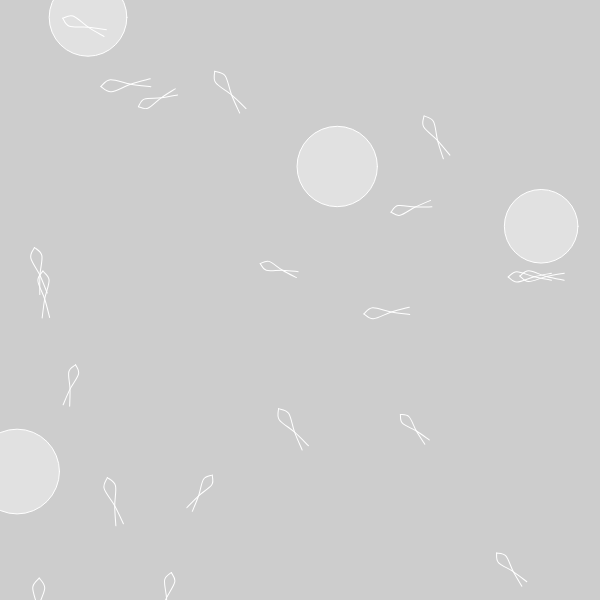
Frame 1 (no input)
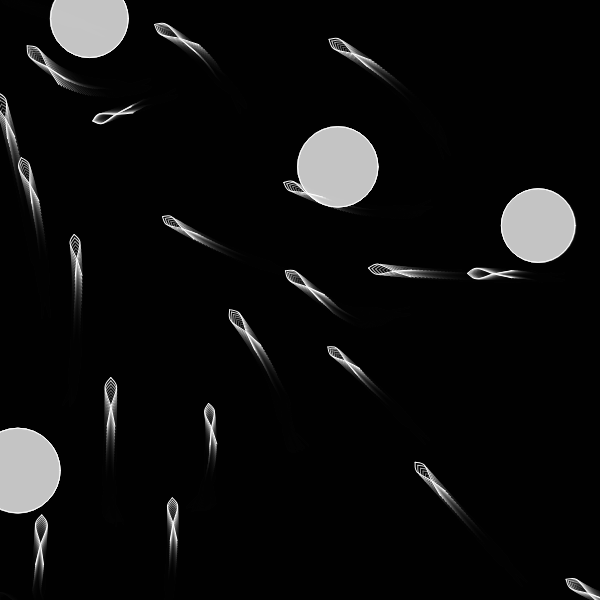
Frame 60 (no input)
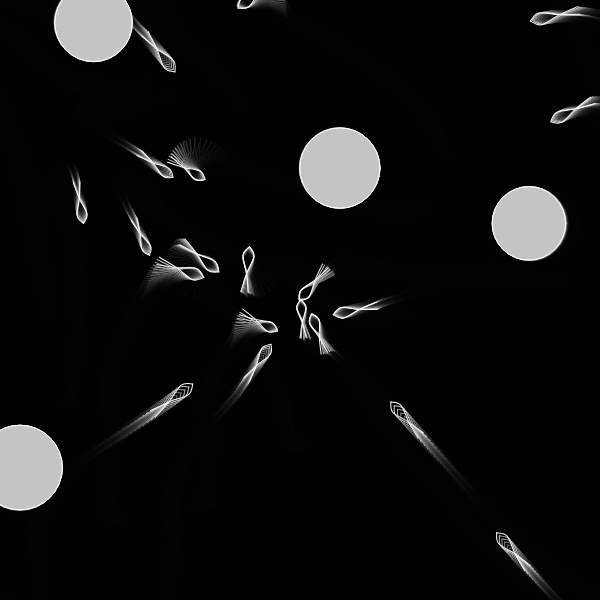
Frame 120 (the mouse pressed at the canvas centre since frame 60)

The p5.js sketch that drew these frames (run headless with seeded random() and noise() and a simulated clock; from frame 60 on, the mouse is pressed at the canvas centre):

// p5.js sketch
// ── sketch.js
let vehicles = [];
let obstacles = [];
let C_GRAVITY = 3;

function setup() {
  createCanvas(600, 600);

  for (let i = 0; i < 20; i++) {
    vehicles.push(new Vehicle(random(width), random(height)));
  }

  for (let i = 0; i < 4; i++) {
    obstacles.push(new Obstacle(random(width), random(height)));
  }
}

function draw() {
  background(0, 50);

  for (let v of vehicles) {
    let target = createVector(mouseX, mouseY);
    v.seek(target);
    v.avoid(obstacles, vehicles);

    v.update();
    v.reappear();
    v.display();
  }

  for (let o of obstacles) {
    o.applyGravitationalAttraction(obstacles);
    o.update();
    o.limitVelocity(5);
    o.bounce();
    o.display();
  }
}

class Vehicle {
  constructor(x, y) {
    this.pos = createVector(x, y);
    this.vel = createVector();
    this.acc = createVector();
    //
    this.mass = 1.5;
    this.size = random(15, 20);
    //
    this.angle = 0;
    //
    this.maxSpeed = 5;
    this.maxSteerForce = 0.1;
    //
    this.brakeRad = 120;
    this.senseRad = 100;
  }
  attracted(target) {
    let vector = p5.Vector.sub(target, this.pos);
    vector.mult(0.05);
    this.applyForce(vector);
    //
    this.vel.mult(0.9);
  }
  seek(target) {
    let desiredVel = p5.Vector.sub(target, this.pos);
    let distance = desiredVel.mag();

    desiredVel.normalize(); // direction

    // arriving
    if (distance < this.brakeRad) {
      let speed = map(distance, 0, this.brakeRad, 0, this.maxSpeed);
      desiredVel.mult(speed);
    } else {
      desiredVel.mult(this.maxSpeed); // desire
    }

    let steerForce = p5.Vector.sub(desiredVel, this.vel);
    steerForce.limit(this.maxSteerForce);

    this.applyForce(steerForce);
  }
  avoid(obstacles, vehicles) {
    for (let obstacle of obstacles) {
      let desiredVel = p5.Vector.sub(obstacle.pos, this.pos);
      let distance = desiredVel.mag();
      desiredVel.normalize(); // direction
      if (distance > this.senseRad * 2) continue;
      desiredVel.mult(-this.maxSpeed);

      let steerForce = p5.Vector.sub(desiredVel, this.vel);
      steerForce.limit(this.maxSteerForce * 0.5); //***

      this.applyForce(steerForce);
    }

    for (let vehicle of vehicles) {
      if (this === vehicle) continue;
      let desiredVel = p5.Vector.sub(vehicle.pos, this.pos);
      let distance = desiredVel.mag();
      desiredVel.normalize(); // direction
      if (distance > this.senseRad) continue;
      desiredVel.mult(-this.maxSpeed);

      let steerForce = p5.Vector.sub(desiredVel, this.vel);
      steerForce.limit(this.maxSteerForce * 0.5); //***

      this.applyForce(steerForce);
    }
  }
  reappear() {
    if (this.pos.x < 0) {
      this.pos.x = width;
    } else if (this.pos.x > width) {
      this.pos.x = 0;
    }
    if (this.pos.y < 0) {
      this.pos.y = height;
    } else if (this.pos.y > height) {
      this.pos.y = 0;
    }
  }
  update() {
    this.vel.add(this.acc);
    this.pos.add(this.vel);
    this.acc.mult(0);
    this.angle = this.vel.heading();
  }
  applyForce(f) {
    if (this.mass <= 0) {
      console.log("Wrong mass");
      return;
    }
    let force = f.copy();
    force.div(this.mass);
    this.acc.add(force);
  }
  display() {
    push();
    translate(this.pos.x, this.pos.y);
    rotate(this.angle);

    // noFill();
    // stroke(0, 0, 255);
    // circle(0, 0, this.senseRad * 2);
    // stroke(255, 0, 0);
    // circle(0, 0, this.brakeRad * 2);

    //     noStroke();
    //     noFill();
    //     triangle(
    //       0,
    //       0,
    //       -this.size * 1,
    //       -this.size * 0.4,
    //       -this.size * 1,
    //       this.size * 0.4
    //     );
    stroke(255);
    noFill();
    beginShape();
    curveVertex(this.size * 0.5, 0);
    curveVertex(this.size * 0.5, 0);
    curveVertex(0, this.size * 0.3);
    curveVertex(-this.size * 1, 0);
    curveVertex(-this.size * 2, -this.size * 0.2);
    curveVertex(-this.size * 2, -this.size * 0.2);
    endShape();
    beginShape();
    curveVertex(this.size * 0.5, 0);
    curveVertex(this.size * 0.5, 0);
    curveVertex(0, -this.size * 0.3);
    curveVertex(-this.size * 1, 0);
    curveVertex(-this.size * 2, this.size * 0.2);
    curveVertex(-this.size * 2, this.size * 0.2);
    endShape();
    // beginShape();
    // curveVertex(0, -this.size * 1);
    // curveVertex(0, -this.size * 1);
    // curveVertex(this.size * 0.5, 0);
    // curveVertex(0, this.size * 1);
    // curveVertex(0, this.size * 1);
    // endShape();
    pop();
  }
}

class Obstacle {
  constructor(x, y) {
    this.pos = createVector(x, y);
    this.vel = createVector(0, 0);
    this.acc = createVector(0, 0);
    this.rad = random(25, 50);
    this.mass = this.rad * 0.5;
  }
  update() {
    this.vel.add(this.acc);
    this.pos.add(this.vel);
    this.acc.mult(0);
  }
  applyForce(f) {
    if (this.mass > 0) {
      let force = p5.Vector.div(f, this.mass);
      this.acc.add(force);
    }
  }
  applyGravitationalAttraction(other) {
    for (let i = 0; i < obstacles.length; i++) {
      let other = obstacles[i];
      if (this != other) {
        let distance = this.pos.dist(other.pos);
        let magnitude =
          (C_GRAVITY * this.mass * other.mass) / (distance * distance);
        let force = p5.Vector.sub(other.pos, this.pos);
        force.normalize();
        force.mult(magnitude);
        if (distance < this.rad) {
          force.mult(-1);
          force.mult(2);
        }
        this.applyForce(force);
        this.acc.limit(10);
      }
    }
  }

  limitVelocity(mag) {
    this.vel.limit(mag);
  }
  bounce() {
    if (this.pos.x < 0) {
      this.pos.x = 0;
      this.vel.x = -0.9 * this.vel.x;
    } else if (this.pos.x > width) {
      this.pos.x = width;
      this.vel.x = -0.9 * this.vel.x;
    }
    if (this.pos.y < 0) {
      this.pos.y = 0;
      this.vel.y = -0.9 * this.vel.y;
    } else if (this.pos.y > height) {
      this.pos.y = height;
      this.vel.y = -0.9 * this.vel.y;
    }
  }
  display() {
    push();
    stroke(255);
    fill(255, 100);
    circle(this.pos.x, this.pos.y, this.rad * 2);
    pop();
  }
}
